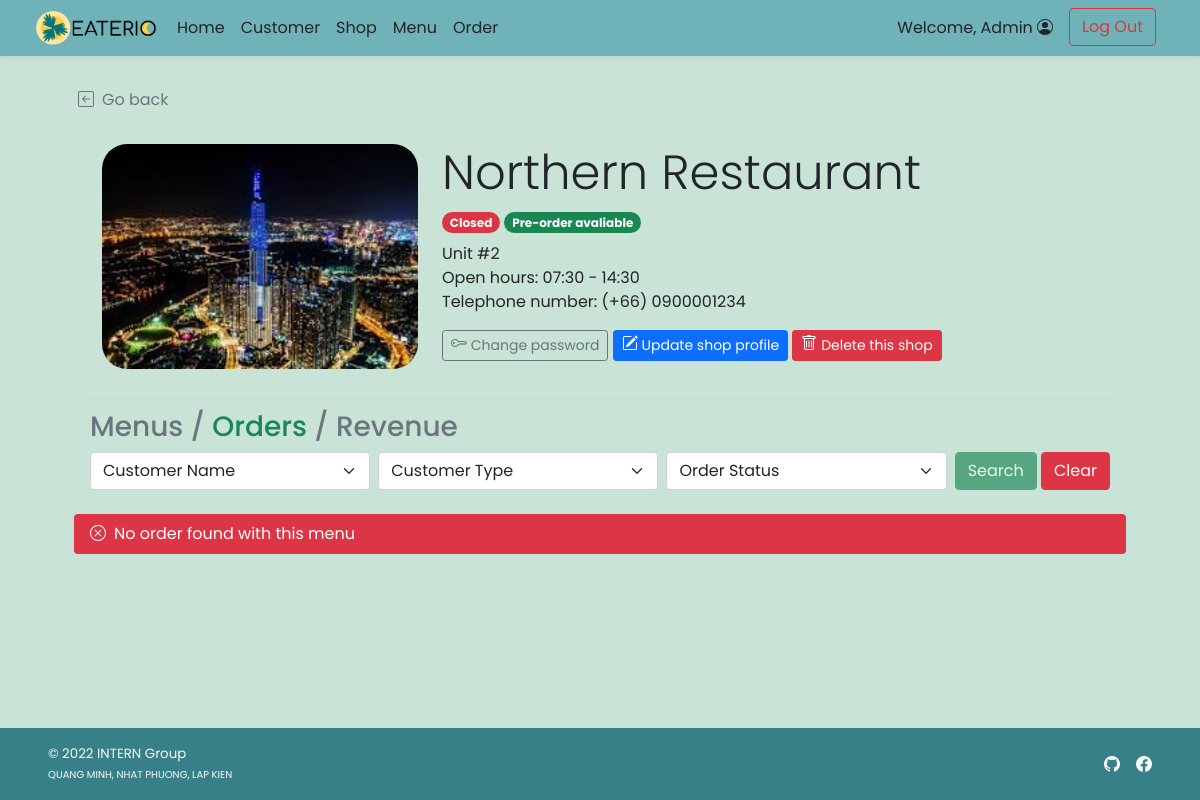
Before: /admin/admin_shop_order.php?s_id=1 (signed in) with the older database file.
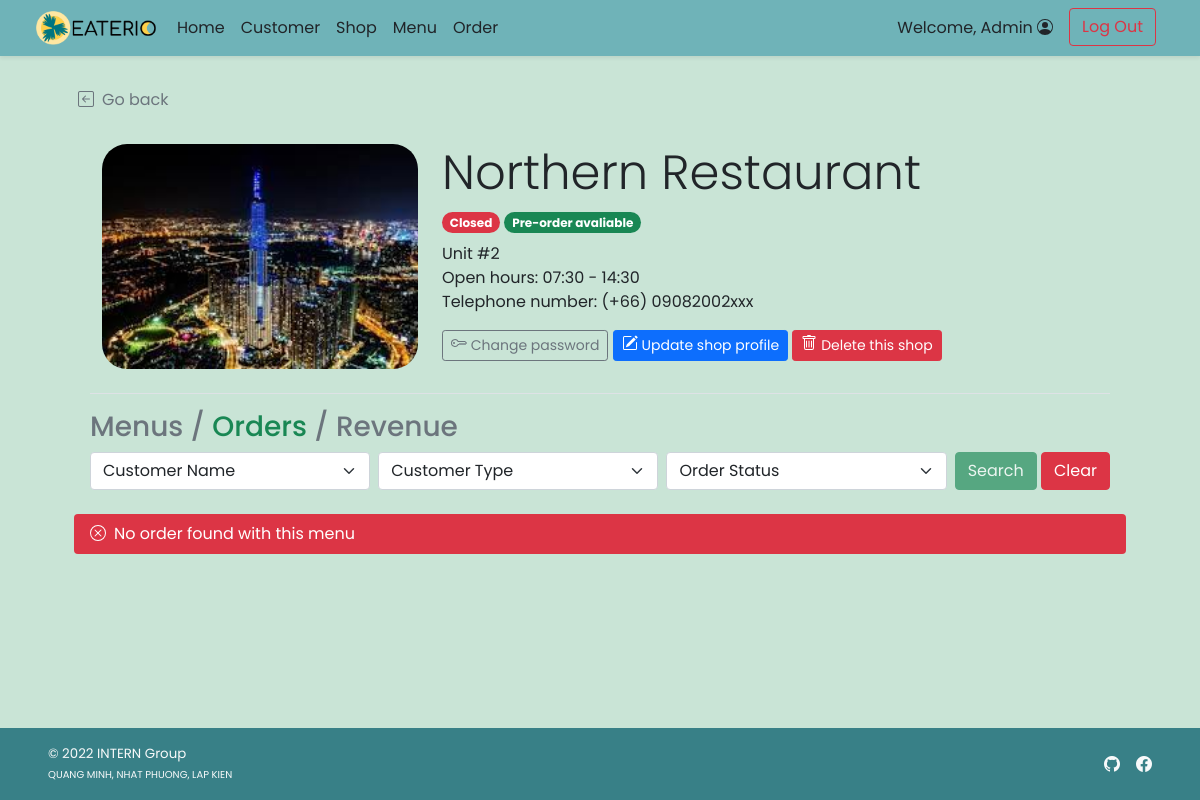
After: the same page with the newer database file.
### tables this page shows
CREATE TABLE `shop` (
  `s_id` int(11) NOT NULL,
  `s_username` varchar(45) NOT NULL,
  `s_pwd` varchar(45) NOT NULL,
  `s_name` varchar(100) NOT NULL,
  `s_location` varchar(100) NOT NULL,
  `s_openhour` time NOT NULL,
  `s_closehour` time NOT NULL,
  `s_status` tinyint(4) NOT NULL DEFAULT 1 COMMENT 'Shop ready for taking an order or not (True for open, False for close)',
  `s_preorderStatus` tinyint(4) NOT NULL DEFAULT 1 COMMENT 'Shop is ready for tomorrow pre-order or not',
  `s_email` varchar(100) NOT NULL,
  `s_phoneno` varchar(45) NOT NULL,
  `s_pic` text DEFAULT NULL
);

### admin/admin_shop_order.php (the view, shortened to what the changed rows need)
<!DOCTYPE html>
<html lang="en">
<head>
    <?php
        include("../conn_db.php");
        include('../head.php');
    ?>
    <link href="../css/main.css" rel="stylesheet">
    <link href="../css/menu.css" rel="stylesheet">
</head>
<body class="d-flex flex-column h-100">
    <?php
        $s_id = $_GET["s_id"];
        $query = "SELECT s_name,s_location,s_openhour,s_closehour,s_status,s_preorderstatus,s_phoneno,s_pic
        FROM shop WHERE s_id = {$s_id} LIMIT 0,1";
        $result = $mysqli -> query($query);
        $shop_row = $result -> fetch_array();
    ?>
    <div class="container px-5 py-4" id="shop-body">
        <div class="container row row-cols-6 row-cols-md-12 g-5 pt-4 mb-4" id="shop-header">
            <div class="rounded-25 col-6 col-md-4" id="shop-img" style="
                    background: url(
                        <?php
                            if(is_null($shop_row["s_pic"])){echo "'../img/default.png'";}
                            else{echo "'../img/{$shop_row['s_pic']}'";}
                        ?>
                    ) center; height: 225px;
                    background-size: cover; background-repeat: no-repeat;
                    background-position: center;">
            </div>
            <div class="col-6 col-md-8">
                <h1 class="display-5 strong"><?php echo $shop_row["s_name"];?></h1>
                <ul class="list-unstyled">
                    <li class="my-2">
                        <?php
                            $now = date('H:i:s');
                            if((($now < $shop_row["s_openhour"])||($now > $shop_row["s_closehour"]))||($shop_row["s_status"]==0)){
                        ?>
                        <span class="badge rounded-pill bg-danger">Closed</span>
                        <?php }else{ ?>
                        <span class="badge rounded-pill bg-success">Open</span>
                        <?php }
                            if($shop_row["s_preorderstatus"]==1){
                        ?>
                        <span class="badge rounded-pill bg-success">Pre-order avaliable</span>
                        <?php }else{ ?>
                        <span class="badge rounded-pill bg-danger">Pre-order Unavaliable</span>
                        <?php } ?>
                    </li>
                    <li class=""><?php echo $shop_row["s_location"];?></li>
                    <li class="">Open hours:
                        <?php
                            $open = explode(":",$shop_row["s_openhour"]);
                            $close = explode(":",$shop_row["s_closehour"]);
                            echo $open[0].":".$open[1]." - ".$close[0].":".$close[1];
                        ?>
                    </li>
                    <li class="">Telephone number: <?php echo "(+66) ".$shop_row["s_phoneno"];?></li>
                </ul>
                <a class="btn btn-sm btn-outline-secondary" href="admin_shop_pwd.php?s_id=<?php echo $s_id?>">
            Change password
        </a>
        <a class="btn btn-sm btn-primary mt-2 mt-md-0" href="admin_shop_edit.php?s_id=<?php echo $s_id?>">
            Update shop profile
        </a>
        <a class="btn btn-sm btn-danger mt-2 mt-md-0" href="admin_shop_delete.php?s_id=<?php echo $s_id?>">
            Delete this shop
        </a>
            </div>
        </div>
    </div>
</body>
</html>

Changed rows visible on the page:
changed shop "Northern Restaurant": s_phoneno "0900001234" → "09082002xxx"
